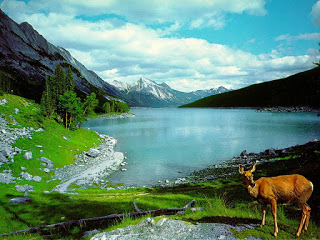
#> input picture Assignment_1/img61.jpg, 320 x 240 px, found by its file name
$ jupyter execute --allow-errors Problems_with_solutions.ipynb
#> lines starting #> are read from the running program, lines starting #| are printed output that depends on the picture
                                             ASSIGNMENT 1: COMPUTER VISION

Q1. Using basic image operations combine the scene and object image to get the composite image

[cell 1]
import cv2
import numpy as np
import matplotlib.pyplot as plt

background=cv2.imread('img61.jpg')
#> background is the input picture: shape (240, 320, 3); mean B, G, R 117.1, 134.7, 95.1
print("Original Background image")
#plt.imshow(background)
fgd=cv2.imread('Sample_Image.jpg')
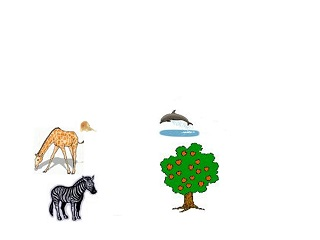
#> input picture Assignment_1/Sample_Image.jpg, 320 x 240 px, found by its file name
#> fgd is the input picture: shape (240, 320, 3); mean B, G, R 242, 245.7, 243.6
fgd = fgd**1.02
foreground=cv2.imread('Sample_Image.jpg')
im_mask=np.uint8(fgd/255)
img1=cv2.multiply(background,im_mask)
im_mask2=np.uint8(1-im_mask)
graft = cv2.multiply(foreground,im_mask2)
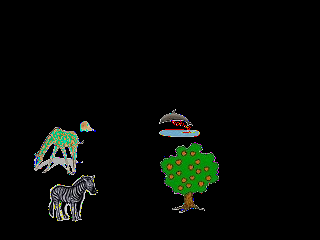
#> graft: shape (240, 320, 3); mean B, G, R 5.9, 9.4, 6.5
img1=img1+graft
img1 = cv2.cvtColor(img1,cv2.COLOR_RGB2BGR)
plt.imshow(img1)
#plt.imshow(img1)

Q2. Write a computer program capable of reducing the number of intensity levels in an image from 256 to 2 (in various integer powers of 2 i.e. from 1 to 8). Try displaying all the images in one figure to compare the difference (use subplot utility if you are using Matlab). When this is used with a given image the results are as below. (Use sample.png image)

[cell 2]
import cv2
import numpy as np
import matplotlib.pyplot as plt
# Open the image.
img = cv2.imread('sample.png')
print("ORIGINAL IMAGE: Image with 8 bits intensity levels")
#> (the rest of this cell did not finish here and is left out)

[cell 3]
import cv2
import numpy as np
import matplotlib.pyplot as plt
# Open the image.
img2 = cv2.imread('sample.png')
#> (the rest of this cell did not finish here and is left out)

[cell 4]
import cv2
import numpy as np
import matplotlib.pyplot as plt
# Open the image.
img3 = cv2.imread('sample.png')
#> (the rest of this cell did not finish here and is left out)

[cell 5]
import cv2
import numpy as np
import matplotlib.pyplot as plt
# Open the image.
img4 = cv2.imread('sample.png')
#> (the rest of this cell did not finish here and is left out)

[cell 6]
import cv2
import numpy as np
import matplotlib.pyplot as plt
# Open the image.

img5 = cv2.imread('sample.png')
#> (the rest of this cell did not finish here and is left out)

[cell 7]
import cv2
import numpy as np
import matplotlib.pyplot as plt
# Open the image.

img6 = cv2.imread('sample.png')
#> (the rest of this cell did not finish here and is left out)

[cell 8]
import cv2
import numpy as np
import matplotlib.pyplot as plt
# Open the image.

img7 = cv2.imread('sample.png')
#> (the rest of this cell did not finish here and is left out)

[cell 9]
import cv2
import numpy as np
import matplotlib.pyplot as plt
# Open the image.

img8 = cv2.imread('sample.png')
#> (the rest of this cell did not finish here and is left out)

#> (a cell that did not finish here is left out)

Q3. For the attached image ‘spine.tiff’, enhance it using (a) The log transformation and (b) A power-law transformation. In (a) the only free parameter is c, but in (b) there are two parameters, c and r for which values have to be selected. By experimentation, obtain the best visual enhancement possible with the methods in (a) and (b). Once (according to your judgment) you have the best visual result for each transformation, explain the reasons for the major differences between them.

a) LOG TRANSFORMATION

[cell 11]
import cv2
import numpy as np
import matplotlib.pyplot as plt

orig_img=plt.imread("spine.tif")
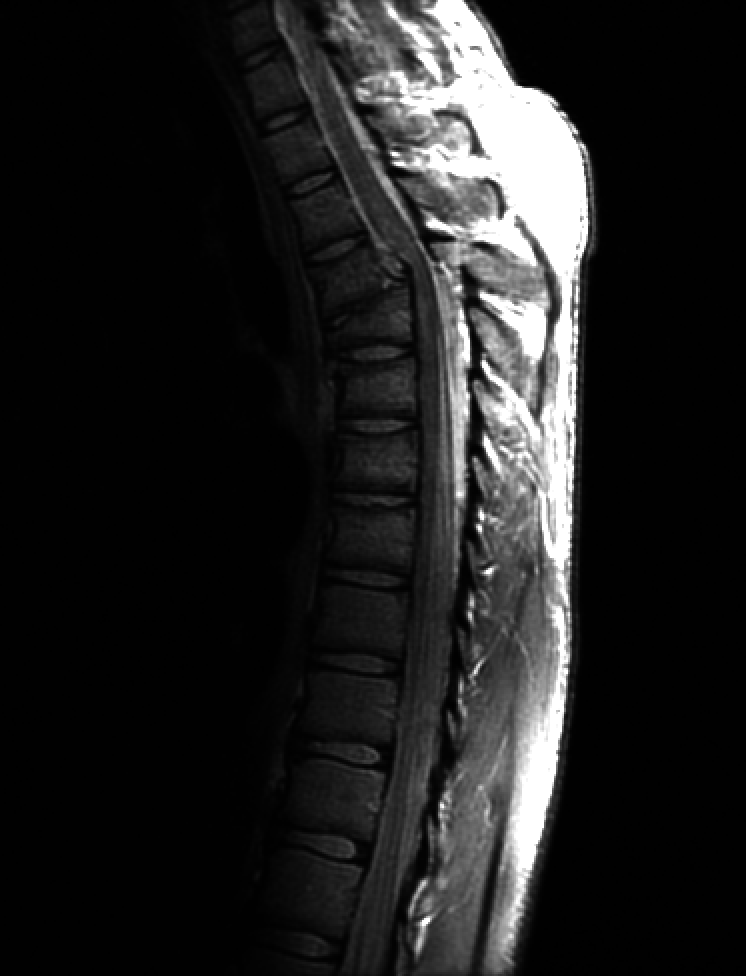
#> input picture Assignment_1/spine.tif, 746 x 976 px, found by its file name
#> orig_img is the input picture: shape (976, 746); min 0, max 255, mean 32.6
orig_img=cv2.cvtColor(orig_img,cv2.COLOR_BGR2RGB)


c = 255 / np.log(1 + np.max(orig_img))
#> c = 45.99
log_image = c * (np.log(orig_img + 1)) # LOG TRANSFORMATION
#> log_image: shape (976, 746, 3) float16; 4.46% of the values are NaN or infinite; the others: min 0, max 254.6, mean 81.25
log_image = np.array(log_image, dtype = np.uint8)    #to convertthe float values to int
log_image=cv2.cvtColor(log_image,cv2.COLOR_BGR2RGB)
Img_lst=[orig_img,log_image]
for i in Img_lst:
    plt.imshow(i)
    plt.show()
#> this loop made 2 passes

b) Power Law transformation

[cell 12]
import cv2
import numpy as np
import matplotlib.pyplot as plt

orig_img1=plt.imread("spine.tif")
orig_img1=cv2.cvtColor(orig_img1,cv2.COLOR_BGR2RGB)
#lst=[0.45,0.35,0.40,0.45]

#for r in lst:
r=0.30
operated_img1 = np.array(255*(orig_img1 / 255) ** r, dtype = 'uint8')
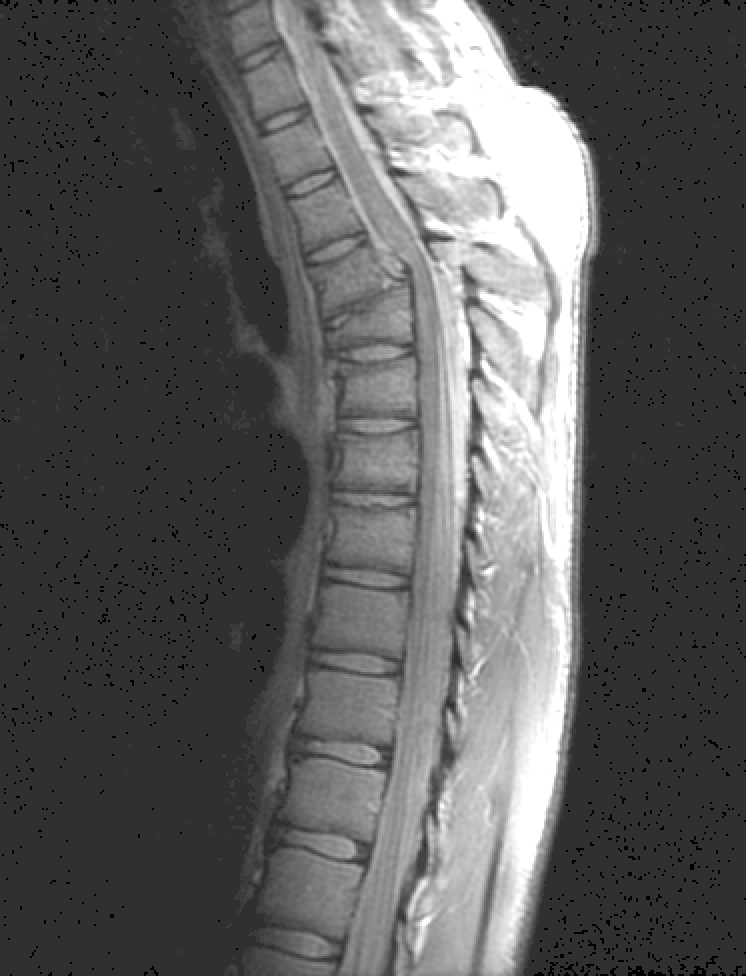
#> operated_img1: shape (976, 746, 3); min 0, max 255, mean 91.9
r=1.04
operated_img2 = np.array(255*(orig_img1 / 255) ** r, dtype = 'uint8')
r=1.99
operated_img2 = np.array(255*(orig_img1 / 255) ** r, dtype = 'uint8')
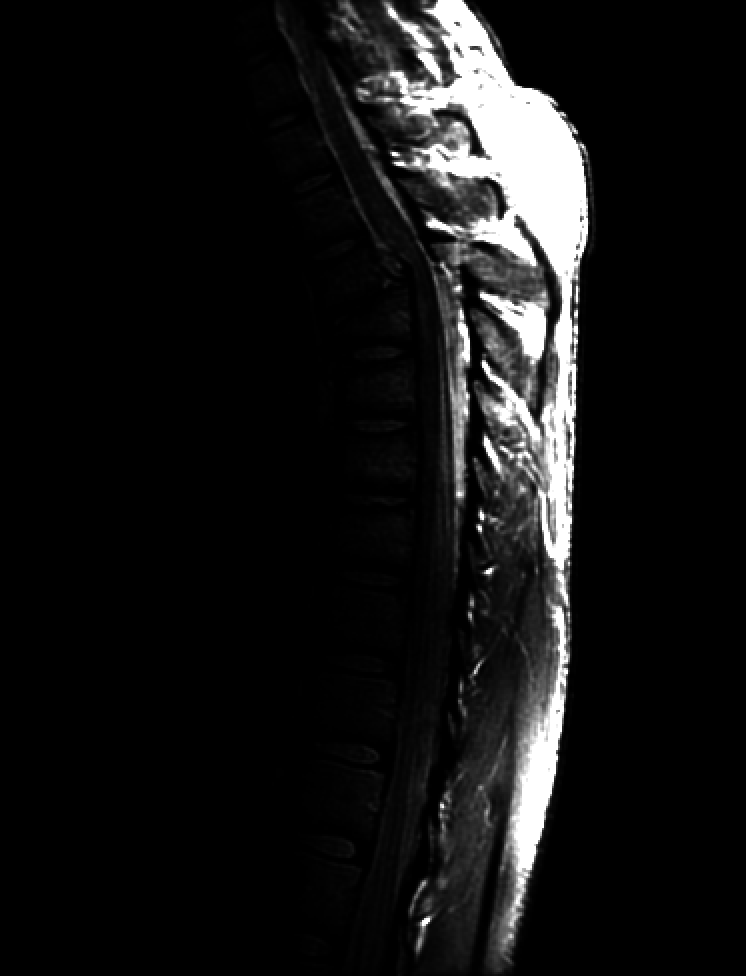
#> operated_img2: shape (976, 746, 3); min 0, max 255, mean 20.6

final=[orig_img1,operated_img1,operated_img2,operated_img2]

for i in final:

    plt.imshow(i)
    plt.show()
#> this loop made 4 passes

It can be observed that with increasing value of r, pixel values are getting lower numbers which results into more dark pixels. for r=0.30 , we have the good image whereas for r>1 , we are losing the information due to lower values of pixels after power transformation.

Q5. Write a program to implement spatial domain averaging filter, Weighted averaging filter, and median filter of size 3X3, 5X5 and observe its blurring effect on the given noise.tiff image. Do not use inbuilt spatial filtering function.

[cell 13]
import cv2
import numpy as np
import matplotlib.pyplot as plt

original_pic=plt.imread("noise.tif")
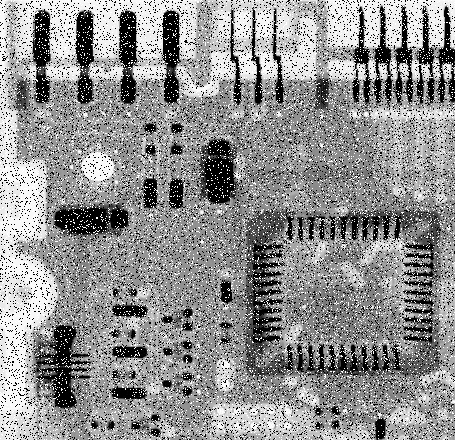
#> input picture Assignment_1/noise.tif, 455 x 440 px, found by its file name
#> original_pic is the input picture: shape (440, 455); min 0, max 255, mean 144.1
original_pic=cv2.cvtColor(original_pic,cv2.COLOR_BGR2RGB)
five_size_filter = np.array(([1,1,1,1,1],[1,2,4,2,1],[2,4,8,2,2],[1,2,4,2,1],[1,1,2,1,1]),np.float32)
five_size_filter = five_size_filter / 52
final_filter1 = cv2.filter2D(original_pic,-1,five_size_filter)
print("Average filter 5*5")
plt.imshow(final_filter1)

[cell 14]
three_size_filter = np.array(([1,2,1],[2,4,2],[1,2,1]),np.float32)
three_size_filter = three_size_filter / 16
final_filter3 = cv2.filter2D(original_pic,-1,three_size_filter)
print("Average filter 3*3")
plt.imshow(final_filter3)

[cell 15]
final_filter2 = cv2.medianBlur(original_pic,5)
print("MEDIAN FILTER 5*5")
plt.imshow(final_filter2)

[cell 16]
final_filter4 = cv2.medianBlur(original_pic,3)
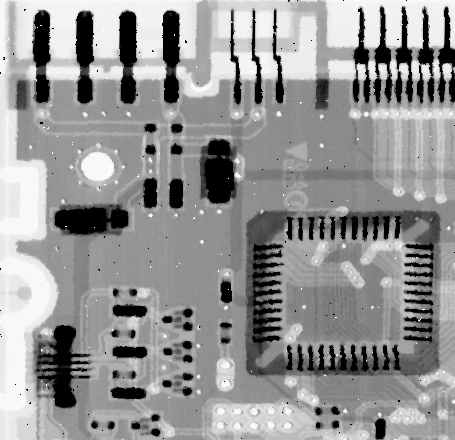
#> final_filter4: shape (440, 455, 3); min 0, max 255, mean 148.2
print("MEDIAN FILTER 3*3")
plt.imshow(final_filter4)

Q6)Write an edge detection program by using the inbuilt canny edge detection function and see the results with different parameters like threshold, smoothing variance etc., and note your observations. (Output image shown below) (Use clown.png image)

[cell 17]
import numpy as np
import cv2 as cv
from matplotlib import pyplot as plt
#sigma 1
img = cv.imread('clown.png',0)
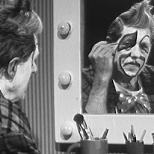
#> input picture Assignment_1/clown.png, 154 x 154 px, found by its file name
#> img is the input picture: shape (154, 154); min 0, max 255, mean 119.8
img = cv.GaussianBlur(img,(3,3),1,1)
edges = cv.Canny(img,100,100)
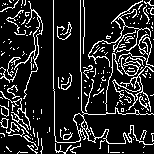
#> edges: shape (154, 154); 15% white in thin lines or dots
#sigma 2
img1 = cv.imread('clown.png',0)
img1 = cv.GaussianBlur(img1,(5,5),2,2)
#> img1: shape (154, 154)
edges1 = cv.Canny(img1,100,200)
#> edges1: shape (154, 154); 9.1% white in thin lines or dots

#sigma 3
img2 = cv.imread('clown.png',0)
img2 = cv.GaussianBlur(img2,(5,5),8,8)
edges2 = cv.Canny(img2,100,200)
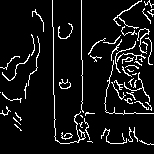
#> edges2: shape (154, 154); 8.1% white in thin lines or dots
f,axrr=plt.subplots(1,4)

axrr[0].imshow(img,cmap = 'gray')
axrr[1].imshow(edges,cmap = 'gray')
axrr[1].set_title("sigma 1")
axrr[2].imshow(edges1,cmap='gray')
axrr[2].set_title("sigma 2")
axrr[3].imshow(edges2,cmap='gray')
axrr[3].set_title("sigma 3")
